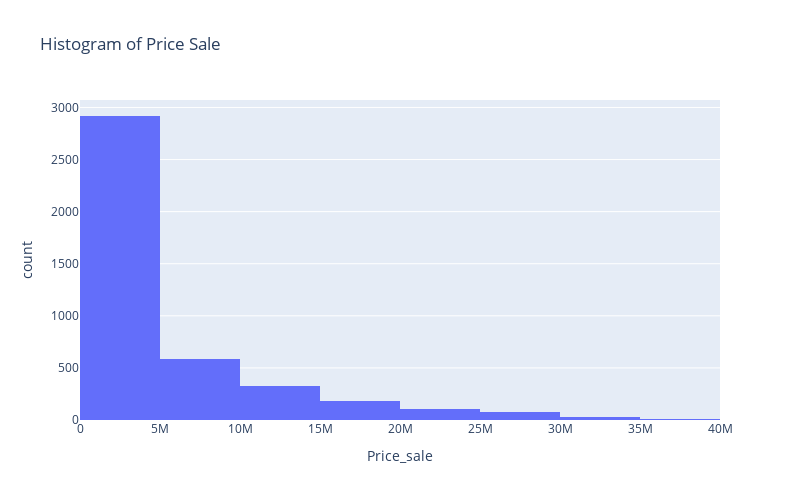

The notebook cell saved with this chart:
### Markdown cell above
* Dựa vào histogram: mặt hàng điện thoại, tivi, laptop được bán ít hơn so với mặt hàng quần áo, trang sức, giày dép.

### Code cell
#Histogram Price_sale
#Tạo biểu đồ histogram với Plotly
fig = px.histogram(data, x='Price_sale', nbins=10, title='Histogram of Price Sale')

# Điều chỉnh kích thước biểu đồ
fig.update_layout(
    width=800,  
    height=500  
)
fig.show()

### Figure 1 — Plotly figure (JSON) as saved in the notebook; plotly's stock layout.template omitted (floating-point values rounded to 4 significant figures; data arrays with more than 128 entries replaced by an {"elided": "..."} marker saying what was removed)
{"data": [{"alignmentgroup": "True", "bingroup": "x", "hovertemplate": "Price_sale=%{x}<br>count=%{y}<extra></extra>", "legendgroup": "", "marker": {"color": "#636efa", "pattern": {"shape": ""}}, "name": "", "nbinsx": 10, "offsetgroup": "", "orientation": "v", "showlegend": false, "type": "histogram", "x": {"elided": "4233 int values"}, "xaxis": "x", "yaxis": "y"}], "layout": {"barmode": "relative", "height": 500, "legend": {"tracegroupgap": 0}, "title": {"text": "Histogram of Price Sale"}, "width": 800, "xaxis": {"anchor": "y", "domain": [0, 1], "title": {"text": "Price_sale"}}, "yaxis": {"anchor": "x", "domain": [0, 1], "title": {"text": "count"}}}}
